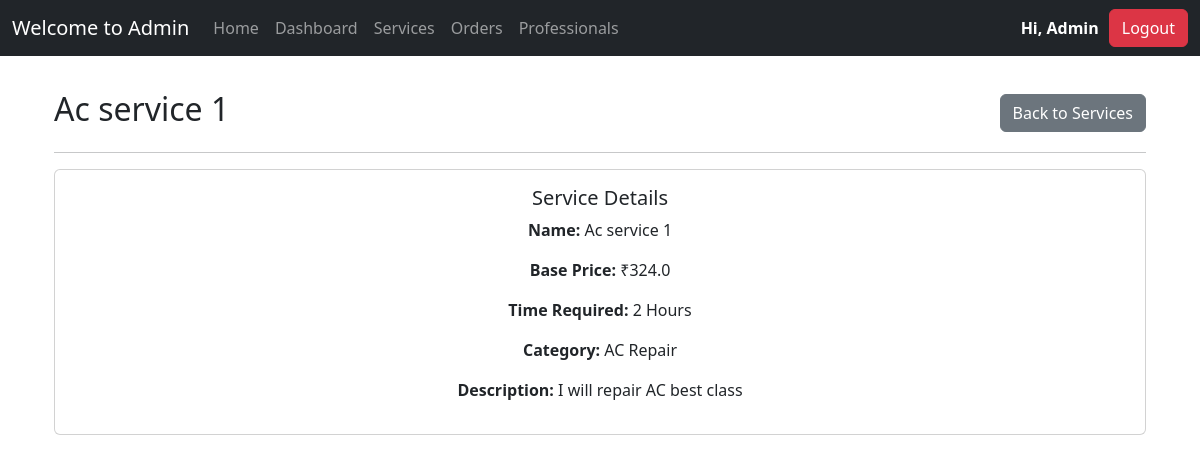
The app's page /admin/services/1 (signed in) with its own data.
### app/models.py (models this page shows)
class AdminModel(db.Model, UserMixin):
    id = db.Column(TEXT, primary_key=True, default=lambda: str(uuid.uuid4()), unique=True, nullable=False)
    first_name = db.Column(db.String(50), nullable=False)
    last_name = db.Column(db.String(50), nullable=False)
    email = db.Column(db.String(120), unique=True, nullable=False)
    password = db.Column(db.String(128), nullable=False)
    role = db.Column(db.Enum(UserRole), default=UserRole.ADMIN, nullable=False)

class ServiceModel(db.Model):
    id = db.Column(db.Integer, primary_key=True)
    name = db.Column(db.String(100), nullable=False)
    price = db.Column(db.Float, nullable=False)
    description = db.Column(db.Text, nullable=False)
    time_required = db.Column(db.String(50), nullable=False)
    category = db.Column(db.String(50), nullable=False)

### app/views/admin.py (the view)
@admin.route("/services/<int:service_id>", methods=["GET"])
@admin_only
def view_service(service_id):
    service = ServiceModel.query.get_or_404(service_id)
    return render_template("admin/view-service.html", service=service)

### app/__init__.py (called while the page is built)
def get_profile_url():
    from .models import UserRole
    if current_user.is_authenticated:
        if current_user.role == UserRole.CUSTOMER:
            return url_for('customer.profile')
        elif current_user.role == UserRole.PROFESSIONAL:
            return url_for('professional.profile')
        elif current_user.role == UserRole.ADMIN:
            return url_for('admin.dashboard')
    return url_for('auth.login')

### app/templates/admin/view-service.html (shortened to what this page needs)
{% extends "base.html" %}
{% block content %}
<div class="container my-4">
    <div class="d-flex justify-content-between align-items-center">
        <h2>{{ service.name }}</h2>
        <a href="{{ url_for('admin.services') }}" class="btn btn-secondary">Back to Services</a>
    </div>
    <hr>
    <div class="card">
        <div class="card-body">
            <h5 class="card-title">Service Details</h5>
            <p><strong>Name:</strong> {{ service.name }}</p>
            <p><strong>Base Price:</strong> ₹{{ service.price }}</p>
            <p><strong>Time Required:</strong> {{ service.time_required }} Hours</p>
            <p><strong>Category:</strong> {{ service.category }}</p>
            <p><strong>Description:</strong> {{ service.description }}</p>
        </div>
    </div>
</div>
{% endblock %}

### app/templates/base.html (shortened to what this page needs)
<!DOCTYPE html>
<html lang="en">
    <link
      href="https://cdn.jsdelivr.net/npm/bootstrap@5.3.3/dist/css/bootstrap.min.css"
      rel="stylesheet"
    />
    <link rel="stylesheet" href="https://cdnjs.cloudflare.com/ajax/libs/font-awesome/6.0.0/css/all.min.css">
    <link rel="stylesheet" href="{{ url_for('static', filename='css/style.css') }}">
  </head>
  <body>
    <nav class="navbar navbar-expand-lg navbar-dark bg-dark">
      <div class="container-fluid">
        <a class="navbar-brand" href="{{url_for('public.home')}}">
          {%if current_user.is_authenticated and current_user.role.value=='Admin'%}
              Welcome to Admin
          {%elif current_user.is_authenticated and current_user.role.value=='Professional'%}
              Welcome to Professional
          {%else%}
              Welcome to Customer
          {%endif%}
        </a>
        <div class="collapse navbar-collapse" id="navbarSupportedContent">
          <ul class="navbar-nav me-auto mb-2 mb-lg-0">
            <li class="nav-item">
              <a class="nav-link {% if request.endpoint == 'public.home' %}active fw-semibold{% endif %}" aria-current="page" href="{{url_for('public.home')}}">Home</a>
            </li>
           {%if current_user.is_authenticated and current_user.role.value=='Admin'%}
           <li class="nav-item">
            <a class="nav-link {% if request.endpoint == 'admin.dashboard' %}active fw-semibold{% endif %}" href="{{url_for('admin.dashboard')}}">Dashboard</a>
          </li>
              <li class="nav-item">
                <a class="nav-link {% if request.endpoint == 'admin.services' %}active fw-semibold{% endif %}" href="{{url_for('admin.services')}}">Services</a>
              </li>
              <li class="nav-item">
                <a class="nav-link {% if request.endpoint == 'admin.orders' %}active fw-semibold{% endif %}" href="{{url_for('admin.orders')}}">Orders</a>
              </li>
              <li class="nav-item">
                <a class="nav-link {% if request.endpoint == 'admin.professionals' %}active fw-semibold{% endif %}" href="{{url_for('admin.professionals')}}">Professionals</a>
              </li>
            {%endif%}
          </ul>
            {%if current_user.is_authenticated %}
               <div class="log-user-box">
                  <a class="nav-link profile" href="{{get_profile_url()}}">Hi, {{current_user.first_name.capitalize()}}</a>
                  <button type="button" class="btn btn-danger">
                    <a class="nav-link" href="{{url_for('auth.logout')}}">Logout</a>
                  </button>
               </div>
            {%endif%}
        </div>
      </div>
    </nav>
    <div class="container">{%block content %} {%endblock %}</div>
  </body>
</html>

### app/static/css/style.css (style rules this page uses)
.card-body { text-align: center; }
.log-user-box { color: #fff; font-weight: 600; display: flex; align-items: center; }
.profile { margin-right: 10px; }

### records on screen
AdminModel: first_name "Admin"
ServiceModel: name "Ac service 1", price "324.0", time_required "2", category "AC Repair", description "I will repair AC best class"
